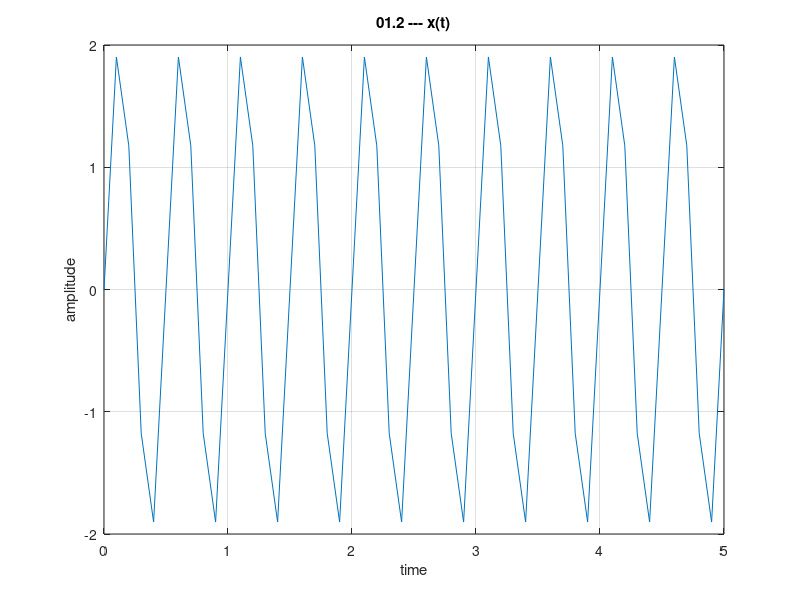
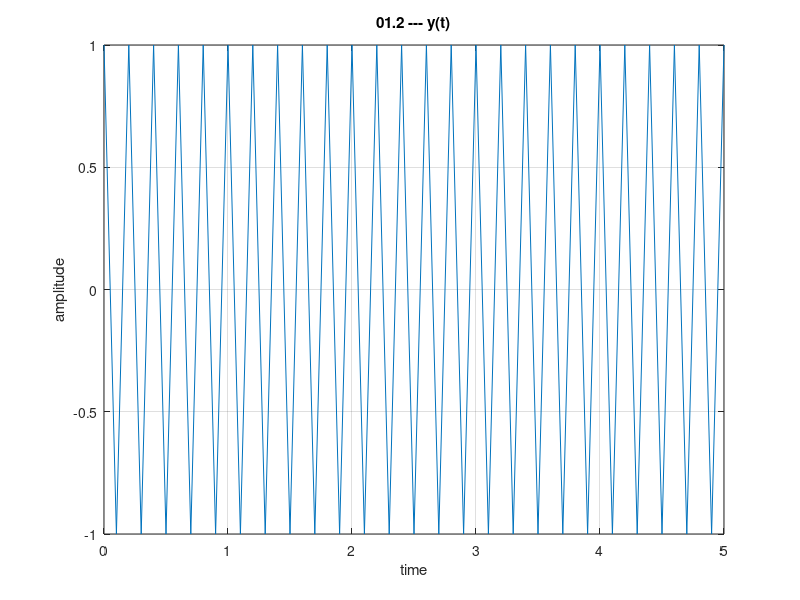
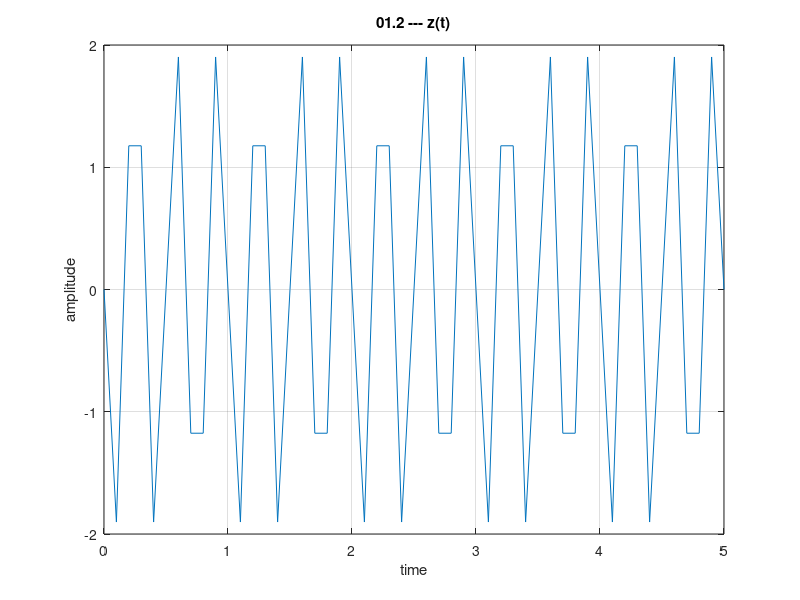
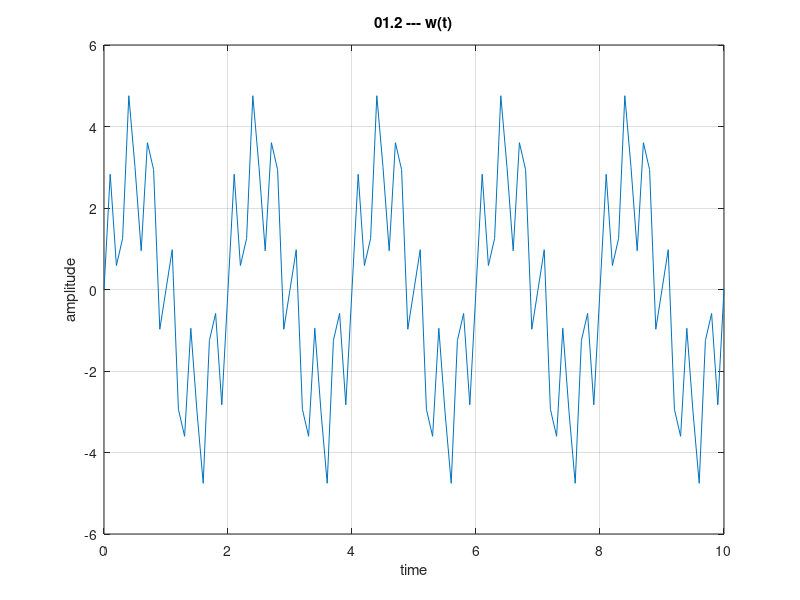

MATLAB code to generate these figures, in order:
clear all
close all
clc

Ta = 0.01;
Ta = 0.1;

%% 01.1
t_5 = (0:Ta:5)'; % column vector
x = 2*sin(4*pi*t_5);
y = cos(10*pi*t_5);
z = x.*y;
t_10 = (0:Ta:10)';
w = 3*sin(pi*t_10) + 2*sin(6*pi*t_10);
%q = zeros(length(t5),length(t5));
%for i=1:length(t5)
%  for j=1:length(t5)
%    q(i,j)=2*sin(2*pi*(2*t5(i)+t5(j)));
%  end
%end
q = 2*sin(2*pi*(2*repmat(t_5,1,length(t_5))+ ... % replicate columns
                  repmat(t_5',length(t_5),1) ... % replicate rows
               )); % t1 in the rows, t2 in the columns
whos

%% 01.2
figure;
plot(t_5,x);
grid on;
xlabel('time');
ylabel('amplitude');
title('01.2 --- x(t)');
figure;
plot(t_5,y);
grid on;
xlabel('time');
ylabel('amplitude');
title('01.2 --- y(t)');
figure;
plot(t_5,z);
grid on;
xlabel('time');
ylabel('amplitude');
title('01.2 --- z(t)');
figure;
plot(t_10,w);
grid on;
xlabel('time');
ylabel('amplitude');
title('01.2 --- w(t)');
figure;
mesh(t_5,t_5,q);
xlabel('t_1');
ylabel('t_2');
zlabel('amplitude');
title('01.2 --- q(t_1,t_2)');

%% 01.3
figure;
plot(t_5,x,'-r');
grid on;
hold on;
plot(t_5,y,'--b','linewidth',2);
plot(t_5,z,'.-g');
plot(t_10,w,'-','linewidth',2,'color',[0.7 0.7 0]); % darker yellow
hold off;
xlabel('time');
ylabel('amplitude');
legend('x(t)','y(t)','z(t)','w(t)');
title('01.3 --- w(t), y(t), z(t), w(t)');

%% 01.4
figure;
mesh(t_5,t_5,q);
n_levels=64;
colormap(repmat((0:1:n_levels-1)'/(n_levels-1),1,3));
colorbar
view(2); % view it from above
xlabel('t_1');
ylabel('t_2');
zlabel('amplitude');
title('01.4 --- q(t_1,t_2)');

%% 01.5
Ta = 1/25;
Tx = 0.1;
x1 = (-5:Tx:5)'; % column vector
x2 = (-5:Tx:5);  % row vector
x1r = repmat(x1,1,length(x2)); % replicate columns (each line has a constant value)
x2r = repmat(x2,length(x1),1); % replicate rows (each column has a constant value)
a = 2*pi*sqrt(x1.^2+x2.^2);%+atan2(x2,x1);
figure;
for t=0:Ta:5
  tic;
  mesh(x1,x2,2*sin(a-2*pi*t));
  axis('equal');
  view(2);
  drawnow
  pause(max(0.001,min(0.1,Ta-toc))); % neither too slow nor too fast
end
